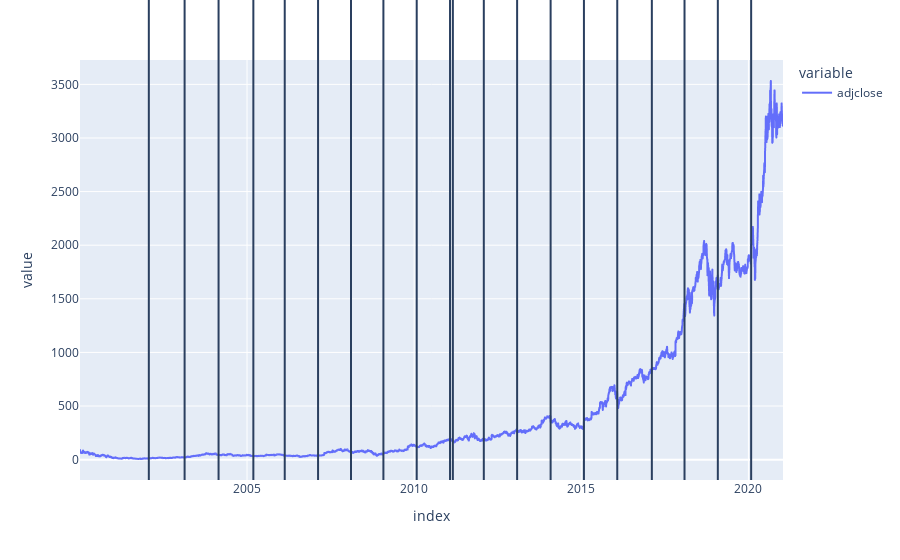

Notebook code for this chart:
### Markdown cell above
### Calling the function:

### Code cell
import ref_data
ref_data.get_yahoo_data_visual('AMZN', '2000/01/01', '2021/01/14', 'C:/10k_filings_clean')

### Figure 1 — Plotly figure (JSON) as saved in the notebook; plotly's stock layout.template omitted (floating-point values rounded to 4 significant figures; data arrays with more than 128 entries replaced by an {"elided": "..."} marker saying what was removed)
{"data": [{"hovertemplate": "variable=adjclose<br>index=%{x}<br>value=%{y}<extra></extra>", "legendgroup": "adjclose", "line": {"color": "#636efa", "dash": "solid"}, "mode": "lines", "name": "adjclose", "showlegend": true, "type": "scattergl", "x": {"elided": "5292 str values"}, "xaxis": "x", "y": {"elided": "5292 float values"}, "yaxis": "y"}], "layout": {"legend": {"title": {"text": "variable"}, "tracegroupgap": 0}, "margin": {"t": 60}, "shapes": [{"type": "line", "x0": "2020-01-31", "x1": "2020-01-31", "xref": "x", "y0": 0, "y1": 90, "yref": "paper"}, {"type": "line", "x0": " 2019-02-01", "x1": " 2019-02-01", "xref": "x", "y0": 0, "y1": 90, "yref": "paper"}, {"type": "line", "x0": " 2018-02-02", "x1": " 2018-02-02", "xref": "x", "y0": 0, "y1": 90, "yref": "paper"}, {"type": "line", "x0": " 2017-02-10", "x1": " 2017-02-10", "xref": "x", "y0": 0, "y1": 90, "yref": "paper"}, {"type": "line", "x0": " 2016-01-29", "x1": " 2016-01-29", "xref": "x", "y0": 0, "y1": 90, "yref": "paper"}, {"type": "line", "x0": " 2015-01-30", "x1": " 2015-01-30", "xref": "x", "y0": 0, "y1": 90, "yref": "paper"}, {"type": "line", "x0": " 2014-01-31", "x1": " 2014-01-31", "xref": "x", "y0": 0, "y1": 90, "yref": "paper"}, {"type": "line", "x0": " 2013-01-30", "x1": " 2013-01-30", "xref": "x", "y0": 0, "y1": 90, "yref": "paper"}, {"type": "line", "x0": " 2012-02-01", "x1": " 2012-02-01", "xref": "x", "y0": 0, "y1": 90, "yref": "paper"}, {"type": "line", "x0": " 2011-02-28", "x1": " 2011-02-28", "xref": "x", "y0": 0, "y1": 90, "yref": "paper"}, {"type": "line", "x0": " 2011-01-28", "x1": " 2011-01-28", "xref": "x", "y0": 0, "y1": 90, "yref": "paper"}, {"type": "line", "x0": " 2010-01-29", "x1": " 2010-01-29", "xref": "x", "y0": 0, "y1": 90, "yref": "paper"}, {"type": "line", "x0": " 2009-01-30", "x1": " 2009-01-30", "xref": "x", "y0": 0, "y1": 90, "yref": "paper"}, {"type": "line", "x0": " 2008-02-11", "x1": " 2008-02-11", "xref": "x", "y0": 0, "y1": 90, "yref": "paper"}, {"type": "line", "x0": " 2007-02-16", "x1": " 2007-02-16", "xref": "x", "y0": 0, "y1": 90, "yref": "paper"}, {"type": "line", "x0": " 2006-02-17", "x1": " 2006-02-17", "xref": "x", "y0": 0, "y1": 90, "yref": "paper"}, {"type": "line", "x0": " 2005-03-11", "x1": " 2005-03-11", "xref": "x", "y0": 0, "y1": 90, "yref": "paper"}, {"type": "line", "x0": " 2004-02-25", "x1": " 2004-02-25", "xref": "x", "y0": 0, "y1": 90, "yref": "paper"}, {"type": "line", "x0": " 2003-02-19", "x1": " 2003-02-19", "xref": "x", "y0": 0, "y1": 90, "yref": "paper"}, {"type": "line", "x0": " 2002-01-24", "x1": " 2002-01-24", "xref": "x", "y0": 0, "y1": 90, "yref": "paper"}], "xaxis": {"anchor": "y", "domain": [0, 1], "title": {"text": "index"}}, "yaxis": {"anchor": "x", "domain": [0, 1], "title": {"text": "value"}}}}
